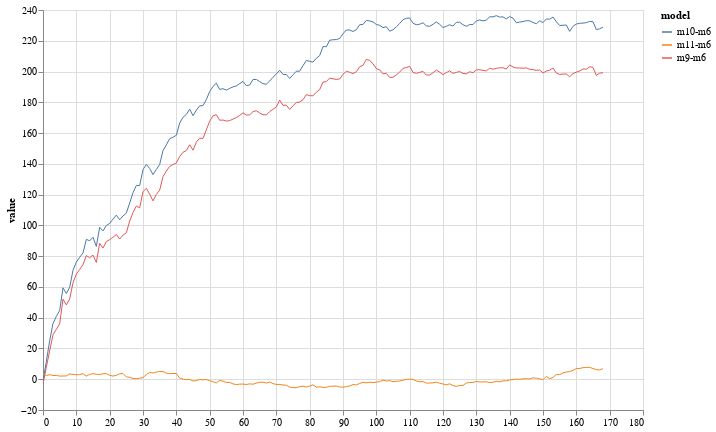

Here is the notebook cell this chart was saved with:
### Code cell
width = 600
height = 400
c = alt.Chart(scrldf).mark_line(
    strokeWidth = 1,
    ).encode(
    alt.X('t:Q', title=None),
    alt.Y('value:Q'),
    alt.Color('model')
    ).properties(width=width, height=height).interactive()
c

### Figure 1 — Vega-Lite specification as saved in the notebook (floating-point values rounded to 4 significant figures; data arrays with more than 128 entries replaced by an {"elided": "..."} marker saying what was removed)
{"config": {"view": {"continuousWidth": 400, "continuousHeight": 300}}, "data": {"name": "data-86eba24fd280019defd54e108d194ce7"}, "mark": {"type": "line", "strokeWidth": 1}, "encoding": {"color": {"type": "nominal", "field": "model"}, "x": {"type": "quantitative", "field": "t", "title": null}, "y": {"type": "quantitative", "field": "value"}}, "height": 400, "selection": {"selector007": {"type": "interval", "bind": "scales", "encodings": ["x", "y"]}}, "width": 600, "$schema": "https://vega.github.io/schema/vega-lite/v4.8.1.json", "datasets": {"data-86eba24fd280019defd54e108d194ce7": {"elided": "507 records"}}}
